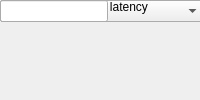
<?xml version="1.0" encoding="UTF-8"?>
<ui version="4.0">
 <class>MainWindow</class>
 <widget class="QMainWindow" name="MainWindow">
  <property name="windowTitle"><string>cross_multiplier</string></property>
  <widget class="QWidget" name="centralwidget">
   <!-- NOTE: this is a simplified structural mirror of the generated
        <module>_ui.py, not a full round-trip Designer file. Regenerate
        both from the same spec if you need to edit layout by hand. -->
       <widget class="QLabel" name="label_streams">
     <property name="text"><string>Number input streams</string></property>
    </widget>
       <widget class="QLineEdit" name="streams"/>
       <widget class="QLabel" name="label_aggregation">
     <property name="text"><string>Aggregation per stream</string></property>
    </widget>
       <widget class="QLineEdit" name="aggregation"/>
       <widget class="QLabel" name="label_bit_width_in">
     <property name="text"><string>Bit width in</string></property>
    </widget>
       <widget class="QLineEdit" name="bit_width_in"/>
       <widget class="QLabel" name="label_binary_point_in">
     <property name="text"><string>Binary point in</string></property>
    </widget>
       <widget class="QLineEdit" name="binary_point_in"/>
       <widget class="QLabel" name="label_bit_width_out">
     <property name="text"><string>Bit width out</string></property>
    </widget>
       <widget class="QLineEdit" name="bit_width_out"/>
       <widget class="QLabel" name="label_binary_point_out">
     <property name="text"><string>Binary point out</string></property>
    </widget>
       <widget class="QLineEdit" name="binary_point_out"/>
       <widget class="QLabel" name="label_mult_latency">
     <property name="text"><string>Multiplier latency</string></property>
    </widget>
       <widget class="QLineEdit" name="mult_latency"/>
       <widget class="QLabel" name="label_add_latency">
     <property name="text"><string>Adder latency</string></property>
    </widget>
       <widget class="QLineEdit" name="add_latency"/>
       <widget class="QLabel" name="label_overflow">
     <property name="text"><string>Overflow behaviour</string></property>
    </widget>
       <widget class="QComboBox" name="overflow">
     <item><property name="text"><string>Wrap</string></property></item>
     <item><property name="text"><string>Saturate</string></property></item>
     <item><property name="text"><string>Error</string></property></item>
    </widget>
       <widget class="QLabel" name="label_quantisation">
     <property name="text"><string>Quantisation behaviour</string></property>
    </widget>
       <widget class="QComboBox" name="quantisation">
     <item><property name="text"><string>Truncate</string></property></item>
     <item><property name="text"><string>Round  (unbiased: +/- Inf)</string></property></item>
     <item><property name="text"><string>Round  (unbiased: even values)</string></property></item>
    </widget>
       <widget class="QLabel" name="label_conv_latency">
     <property name="text"><string>Bit width conversion latency</string></property>
    </widget>
       <widget class="QLineEdit" name="conv_latency"/>
  </widget>
 </widget>
 <resources/>
 <connections/>
</ui>
